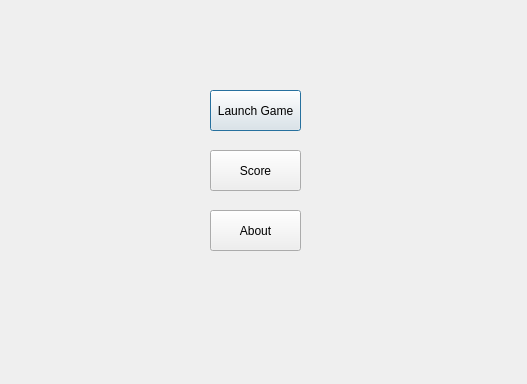
<?xml version="1.0" encoding="UTF-8"?>
<ui version="4.0">
 <class>MainMenu</class>
 <widget class="QDialog" name="MainMenu">
  <property name="geometry">
   <rect>
    <x>0</x>
    <y>0</y>
    <width>527</width>
    <height>384</height>
   </rect>
  </property>
  <property name="windowTitle">
   <string>Dialog</string>
  </property>
  <widget class="QPushButton" name="gameButton">
   <property name="geometry">
    <rect>
     <x>210</x>
     <y>90</y>
     <width>91</width>
     <height>41</height>
    </rect>
   </property>
   <property name="text">
    <string>Launch Game</string>
   </property>
  </widget>
  <widget class="QPushButton" name="scoeButton">
   <property name="geometry">
    <rect>
     <x>210</x>
     <y>150</y>
     <width>91</width>
     <height>41</height>
    </rect>
   </property>
   <property name="text">
    <string>Score</string>
   </property>
  </widget>
  <widget class="QPushButton" name="aboutButton">
   <property name="geometry">
    <rect>
     <x>210</x>
     <y>210</y>
     <width>91</width>
     <height>41</height>
    </rect>
   </property>
   <property name="text">
    <string>About</string>
   </property>
  </widget>
 </widget>
 <resources/>
 <connections/>
</ui>
